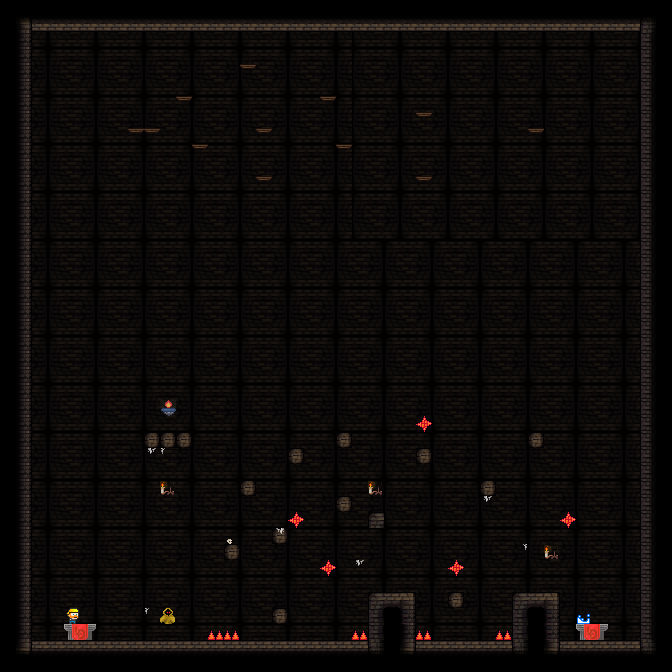

This is a level from a 2D game, rendered from its Tiled map with the project's own tilesets. A one-line summary and the map file follow, with tile-layer data summarised:
An orthogonal 42x42 tile map with 16x16 px tiles, 5 tile layers (back, stage, deco, unit, ...).

<map version="1.2" tiledversion="1.3.0" orientation="orthogonal" renderorder="right-down" compressionlevel="0" width="42" height="42" tilewidth="16" tileheight="16" infinite="0" nextlayerid="6" nextobjectid="4">
 <tileset firstgid="1" name="dungeonTileSet" tilewidth="16" tileheight="16" tilecount="1024" columns="32">
  <image source="dungeonTileset.png" width="512" height="512" />
  <terraintypes>
   <terrain name="blocks" tile="-1" />
  </terraintypes>
  <tile id="4" terrain=",,,0" />
  <tile id="5" terrain=",,0,0" />
  <tile id="6" terrain=",,0," />
  <tile id="12" terrain="0,0,0," />
  <tile id="13" terrain="0,0,," />
  <tile id="14" terrain="0,0,,0" />
  <tile id="36" terrain=",0,,0" />
  <tile id="37" terrain="0,0,0,0" />
  <tile id="38" terrain="0,,0," />
  <tile id="44" terrain="0,,0," />
  <tile id="46" terrain=",0,,0" />
  <tile id="68" terrain=",0,," />
  <tile id="69" terrain="0,0,," />
  <tile id="70" terrain="0,,," />
  <tile id="76" terrain="0,,0,0" />
  <tile id="77" terrain=",,0,0" />
  <tile id="78" terrain=",0,0,0" />
 </tileset>
 <layer id="1" name="back" width="42" height="42">
  <data>[1764 cells, 1764 non-empty, 9 distinct tile ids]</data>
 </layer>
 <layer id="2" name="stage" width="42" height="42">
  <data>[1764 cells, 435 non-empty, 26 distinct tile ids]</data>
 </layer>
 <layer id="3" name="deco" width="42" height="42">
  <data>[1764 cells, 12 non-empty, 5 distinct tile ids]</data>
 </layer>
 <layer id="4" name="unit" width="42" height="42">
  <data>[1764 cells, 13 non-empty, 5 distinct tile ids]</data>
 </layer>
 <layer id="5" name="fore" width="42" height="42">
  <data>[1764 cells, 12 non-empty, 1 distinct tile ids]</data>
 </layer>
</map>
